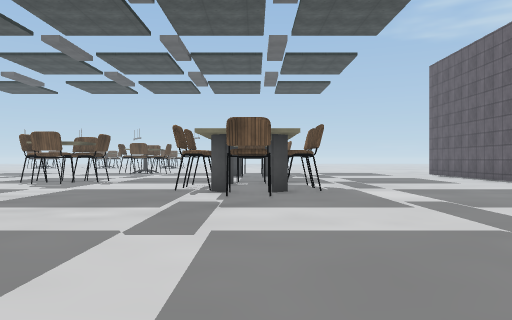
[1] (above)

24 first-person views from a walk through a scene from a Unity 3-D project. The camera is 1.5 m above the floor, looks level and sees 70° across. The floor is counted in squares, 2 m on a side. Each view is taken from the middle of a square. On the plan, view 1 faces up. The plan holds only what a view shows up to about 11 squares ahead; the rest is blank. The place goes on beyond the plan. Some surface patterns are stand-ins.

[2]
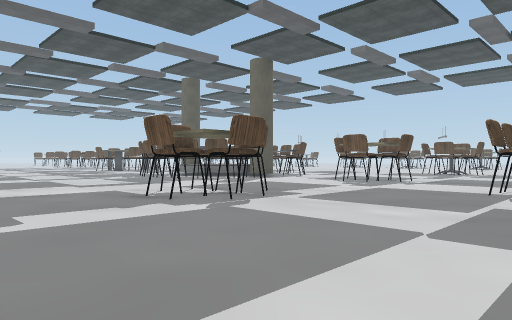

[3]
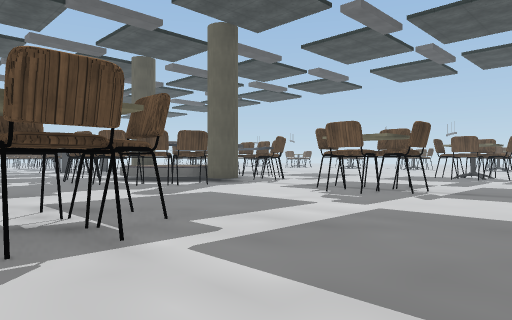

[4]
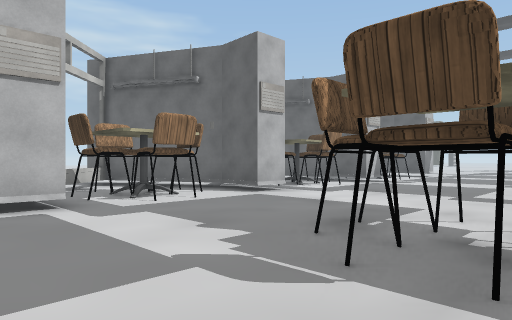

[5]
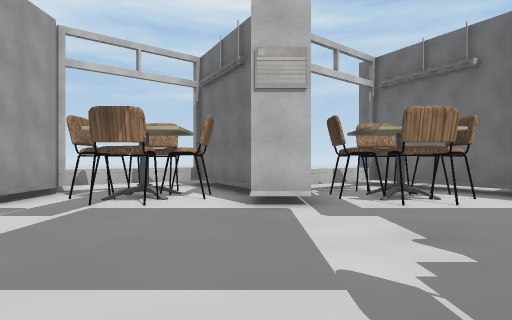

[6]
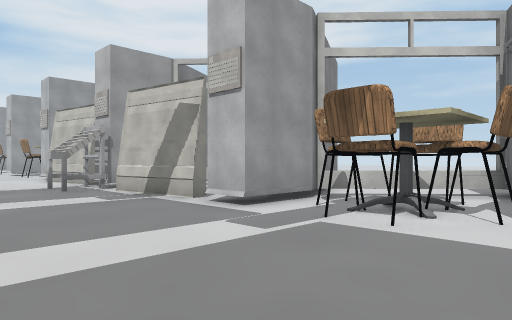

[7]
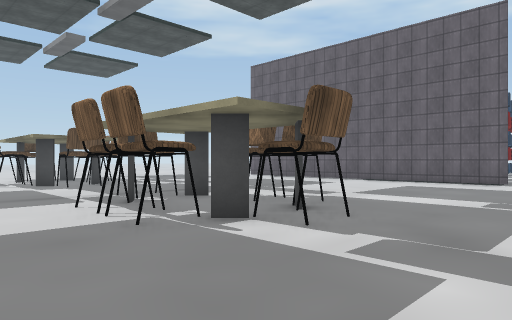

[8]
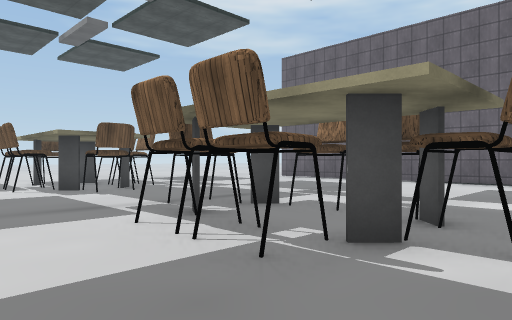

[9]
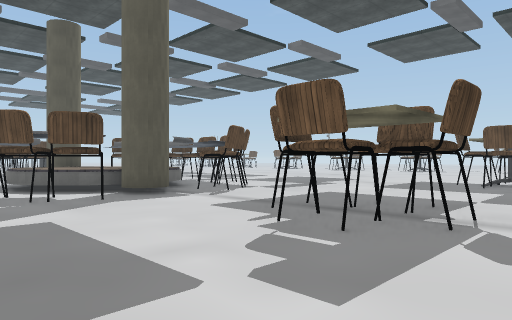

[10]
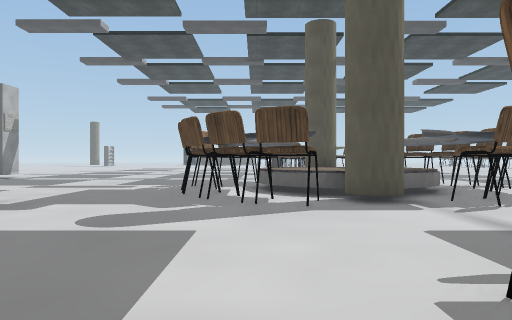

[11]
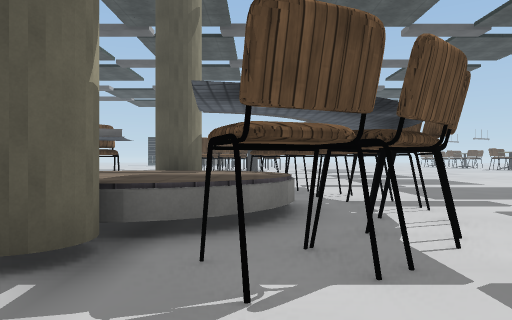

[12]
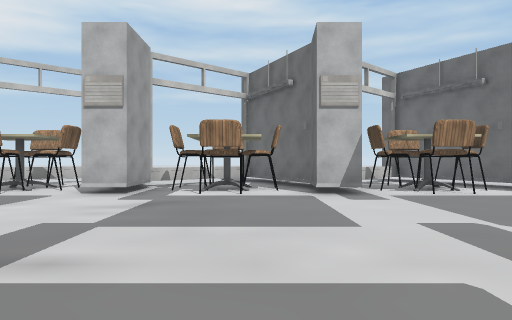

[13]
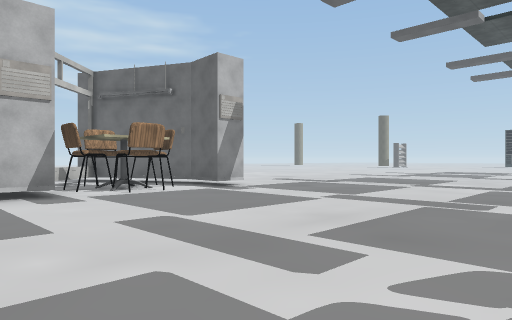

[14]
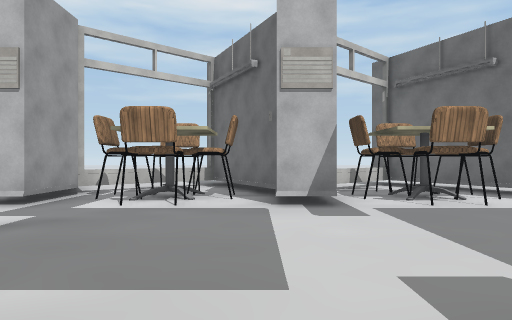

[15]
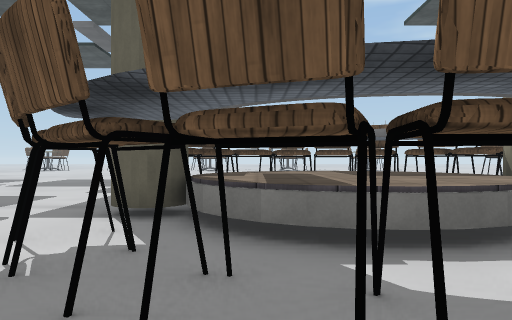

[16]
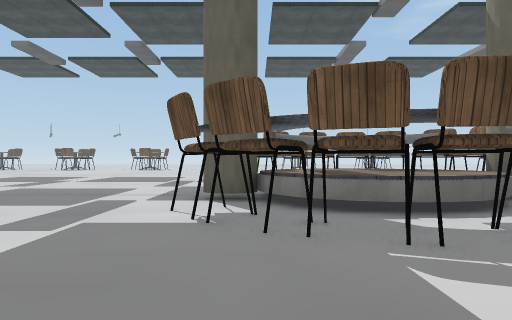

[17]
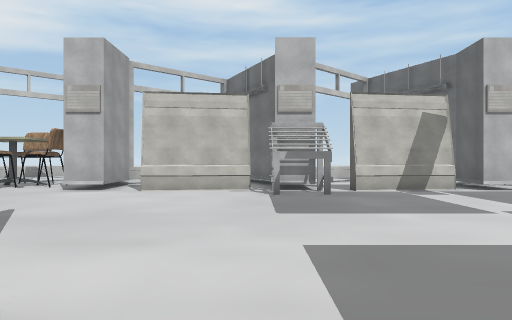

[18]
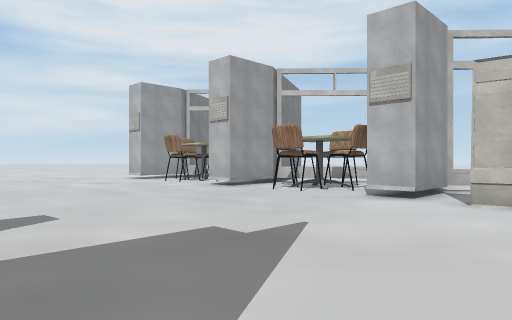

[19]
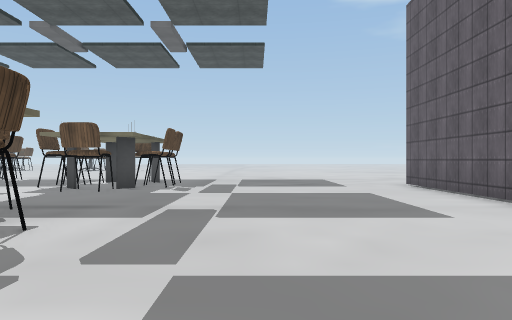

[20]
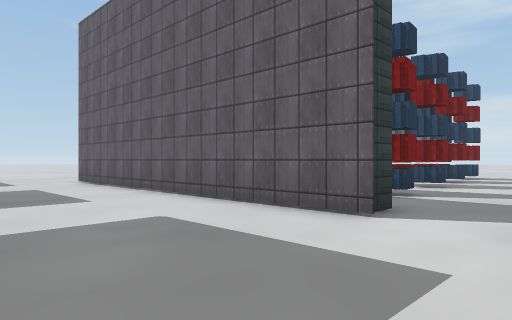

[21]
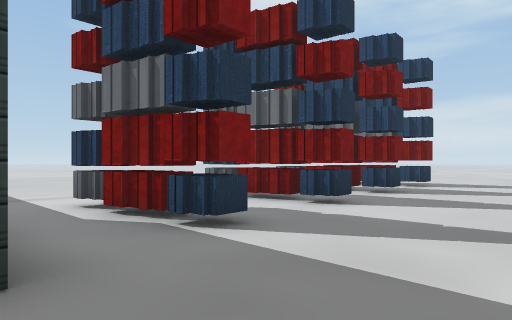

[22]
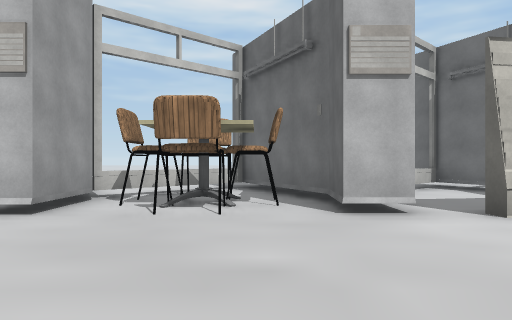

[23]
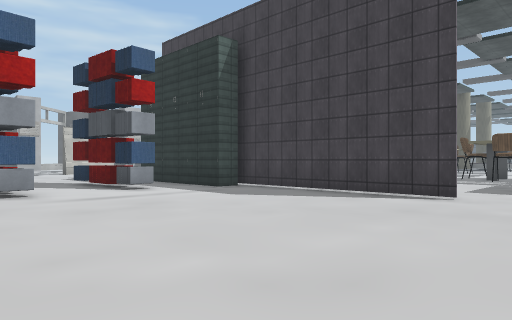

[24]
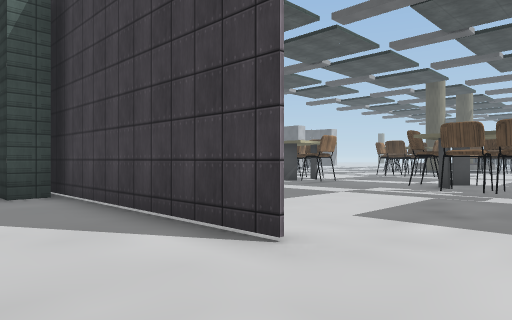

### Floor plan
Key: @ floor where view 1 was taken; # wall or solid block; . floor; = window, fence, low wall or low ledge; ^ raised ledge; C chair; O other object.
Columns run from 21 left of view 1 to 16 right of it. Each row starts with its distance up from view 1.
 20  ....        .C              .. . .. .
 19  .....      ...C   CC C .............
 18 ........    ....  .CC.C...............
 17 ......... .........C#.C.......#.......
 16 ....CCCCC............C........#......
 15 ...C##=##C....................#......
 14 ...##^^^^.C...CC..............#......
 13 ....^^^^^....CCC..............#......
 12 ...##^^^^#...CCC.....C........^......
 11 ....#^^^^#C........CC.C.......#.OO.O.
 10 ...C##^^##.........CC.C.......#.OO.OO
  9  ...CC##CC.........C#.C.......#..O.OO.
  8   ....CC.............C........#..O....
  7 ......................................
  6 ..............CC......................
  5 .............CCC......................
  4 ..............CC......................
  3 ......................................
  2 ......................................
  1 ...........................O..........
  0 ....C....C....C....CC@#OOO.OOOOO#..C.#
 -1  #.CCC#.CCC##CCC##CCC.#.      . ##CCC#
 -2  #.CCC##CCC##CCC##CCC.#     # ..##CCC#
 -3  ###C####C=.##C####C#=#     #.. ###C=.
 -4  .####  #=#. ###  ##=..#    ###   #=#.
 -5    #    #....##.  ##...#     ##   #...
 -6                    ..             ..
 -7                    ..

Positions as (right, up) in squares from view 1, and headings:
1: (0, 0), facing up
2: (0, 0), facing up-left
3: (-2, 4), facing up-left
4: (-3, 6), facing down-left
5: (-4, 6), facing down
6: (-4, 4), facing down-right
7: (-4, 5), facing up-right
8: (-4, 7), facing up-right
9: (-4, 8), facing up-left
10: (-5, 10), facing left
11: (-9, 14), facing left
12: (-13, 8), facing down
13: (-13, 8), facing down-left
14: (-14, 6), facing down
15: (-16, 7), facing up
16: (-17, 5), facing up
17: (7, 9), facing down
18: (8, 7), facing down-right
19: (4, 7), facing up
20: (4, 5), facing up-right
21: (9, 5), facing up-right
22: (13, 5), facing down
23: (16, 20), facing down-left
24: (11, 20), facing down-left
